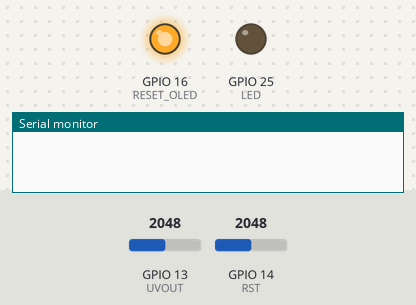
Simulated run of this sketch. Board: ESP32. Parts: output pins drawn as LEDs (lit = HIGH), the last lines printed to the serial monitor. Inputs (shaded band) come from the test bench; at power-on: GPIO 13 (UVOUT) = 2048, GPIO 14 (RST) = 2048. No radio packets arrive unless stated; pins used as bus, display or sensor lines are not drawn.

Above: at 0.1 s.
At 1.1 s:
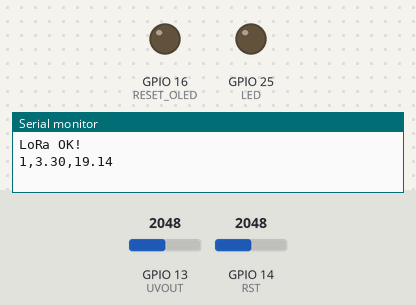
Timing chart, 0 to 2.6 s (numbered marks = the images above):
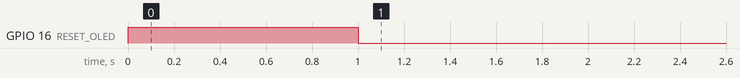

The sketch:

GuardadoUV.ino
```cpp
#include <Wire.h>
#include <SPI.h>
#include <LoRa.h>
#include <SFE_BMP180.h>

#define CS 18   // Pin de CS del módulo LoRa
#define RST 14  // Pin de Reset del módulo LoRa
#define IRQ 7   // Pin del IRQ del módulo LoRa
#define LED 25  // Pin del LED onboard

#define SERIAL_BAUDRATE 115200  // Velocidad del Puerto Serie
#define INTERVAL_TIME_TX 600000   // Cantidad de Segundos entre cada TX

#define ALTITUDE 0.0

#define LORA_FREQUENCY 915000000  // Frecuencia en Hz a la que se quiere transmitir.
#define LORA_SYNC_WORD 0xF3       // Byte value to use as the sync word, defaults to 0x12
#define LORA_POWER 17             // TX power in dB, defaults to 17. Supported values are 2 to 20 for PA_OUTPUT_PA_BOOST_PIN, and 0 to 14 for PA_OUTPUT_RFO_PIN.
#define LORA_SPREAD_FACTOR 7      // Spreading factor, defaults to 7. Supported values are between 6 and 12 (En Argentina se puede utilizar entre 7 a 10)
#define LORA_SIG_BANDWIDTH 125E3  // Signal bandwidth in Hz, defaults to 125E3. Supported values are 7.8E3, 10.4E3, 15.6E3, 20.8E3, 31.25E3, 41.7E3, 62.5E3, 125E3, 250E3, and 500E3
#define LORA_CODING_RATE 5        // Denominator of the coding rate, defaults to 5. Supported values are between 5 and 8, these correspond to coding rates of 4/5 and 4/8. The coding rate numerator is fixed at 4.

#define RESET_OLED 16

SFE_BMP180 bmp;

double baseline;
double T, P, A;
unsigned int pktNumber = 0;
double bitRate;

int UVOUT = 13;    //Output from the sensor
int REF_3V3 = 14;  //3.3V power on the ESP32 board

void setup() {
  pinMode(UVOUT, INPUT);
  pinMode(REF_3V3, INPUT);
  pinMode(LED, OUTPUT);
  pinMode(RESET_OLED,OUTPUT);
  Serial.begin(SERIAL_BAUDRATE);

  pinMode(RST, OUTPUT);
  digitalWrite(RST, HIGH);

  digitalWrite(RESET_OLED,HIGH); //Coloca el pin de reset del OLED en alto
  delay(1000);
  digitalWrite(RESET_OLED,LOW);

  //Inicializar módulo LoRa
  LoRa.setPins(CS, RST, IRQ);

  while (!LoRa.begin(LORA_FREQUENCY)) {
    Serial.println(".");
    delay(500);
  }

  LoRa.setTxPower(LORA_POWER);
  LoRa.setSpreadingFactor(LORA_SPREAD_FACTOR);
  LoRa.setSignalBandwidth(LORA_SIG_BANDWIDTH);
  LoRa.setCodingRate4(LORA_CODING_RATE);
  LoRa.setSyncWord(LORA_SYNC_WORD);
  LoRa.enableCrc();

  // Calculo del BitRate = (SF * (BW / 2 ^ SF)) * (4.0 / CR)
  bitRate = (LORA_SPREAD_FACTOR * (LORA_SIG_BANDWIDTH / pow(2, LORA_SPREAD_FACTOR))) * (4.0 / LORA_CODING_RATE);

  Serial.println("LoRa OK!");

  // Si el BMP180 no inicializa, no arranca la placa y el led onboard queda encendido!

}


void loop() {
  char status;
  int uvLevel = averageAnalogRead(UVOUT);
  int refLevel = averageAnalogRead(REF_3V3);
  double p0;

  //Use the 3.3V power pin as a reference to get a very accurate output value from sensor
  float outputVoltage = 3.3 / refLevel * uvLevel;

  float uvIntensity = mapfloat(outputVoltage, 0.99, 2.8, 0.0, 15.0);  //Convert the voltage to a UV intensity level


  pktNumber++;
  Serial.print(pktNumber);
  Serial.print(",");
  /*Serial.print(uvLevel);
  Serial.print(",");*/
  Serial.print(outputVoltage);
  Serial.print(",");
  Serial.println(uvIntensity);

  digitalWrite(LED, HIGH);


  if (pktNumber == 255) {
    pktNumber = 0;
  }

  digitalWrite(LED, LOW);
  delay(INTERVAL_TIME_TX);
}

int averageAnalogRead(int pinToRead) {
  byte numberOfReadings = 8;
  unsigned int runningValue = 0;

  for (int x = 0; x < numberOfReadings; x++)
    runningValue += analogRead(pinToRead);
  runningValue /= numberOfReadings;

  return (runningValue);
}

float mapfloat(float x, float in_min, float in_max, float out_min, float out_max) {
  return (x - in_min) * (out_max - out_min) / (in_max - in_min) + out_min;
}


double getPressure()
{
  char status;
  double p0;

  // You must first get a temperature measurement to perform a pressure reading.

  // Start a temperature measurement:
  // If request is successful, the number of ms to wait is returned.
  // If request is unsuccessful, 0 is returned.

  status = bmp.startTemperature();
  if (status != 0)
  {
    // Wait for the measurement to complete:

    delay(status);

    // Retrieve the completed temperature measurement:
    // Note that the measurement is stored in the variable T.
    // Use '&T' to provide the address of T to the function.
    // Function returns 1 if successful, 0 if failure.

    status = bmp.getTemperature(T);
    if (status != 0)
    {
      // Start a pressure measurement:
      // The parameter is the oversampling setting, from 0 to 3 (highest res, longest wait).
      // If request is successful, the number of ms to wait is returned.
      // If request is unsuccessful, 0 is returned.

      status = bmp.startPressure(3);
      if (status != 0)
      {
        // Wait for the measurement to complete:
        delay(status);

        // Retrieve the completed pressure measurement:
        // Note that the measurement is stored in the variable P.
        // Use '&P' to provide the address of P.
        // Note also that the function requires the previous temperature measurement (T).
        // (If temperature is stable, you can do one temperature measurement for a number of pressure measurements.)
        // Function returns 1 if successful, 0 if failure.

        status = bmp.getPressure(P,T);
        if (status != 0)
        {
          p0 = bmp.sealevel(P, ALTITUDE);
          A = bmp.altitude(P, baseline);
          return(p0);
        }
        else Serial.println("error retrieving pressure measurement\n");
      }
      else Serial.println("error starting pressure measurement\n");
    }
    else Serial.println("error retrieving temperature measurement\n");
  }
  else Serial.println("error starting temperature measurement\n");
}
```
